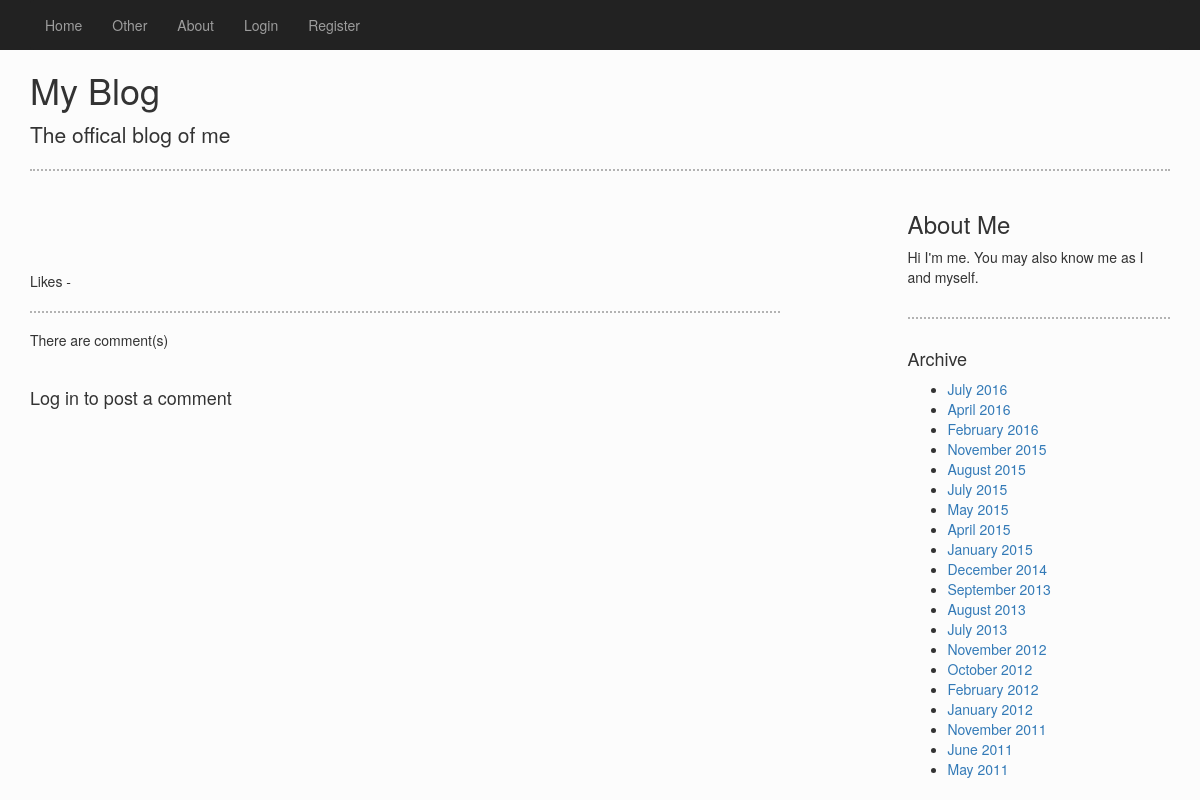
Page /blog/post/code-block-testing/ on the earlier database version.
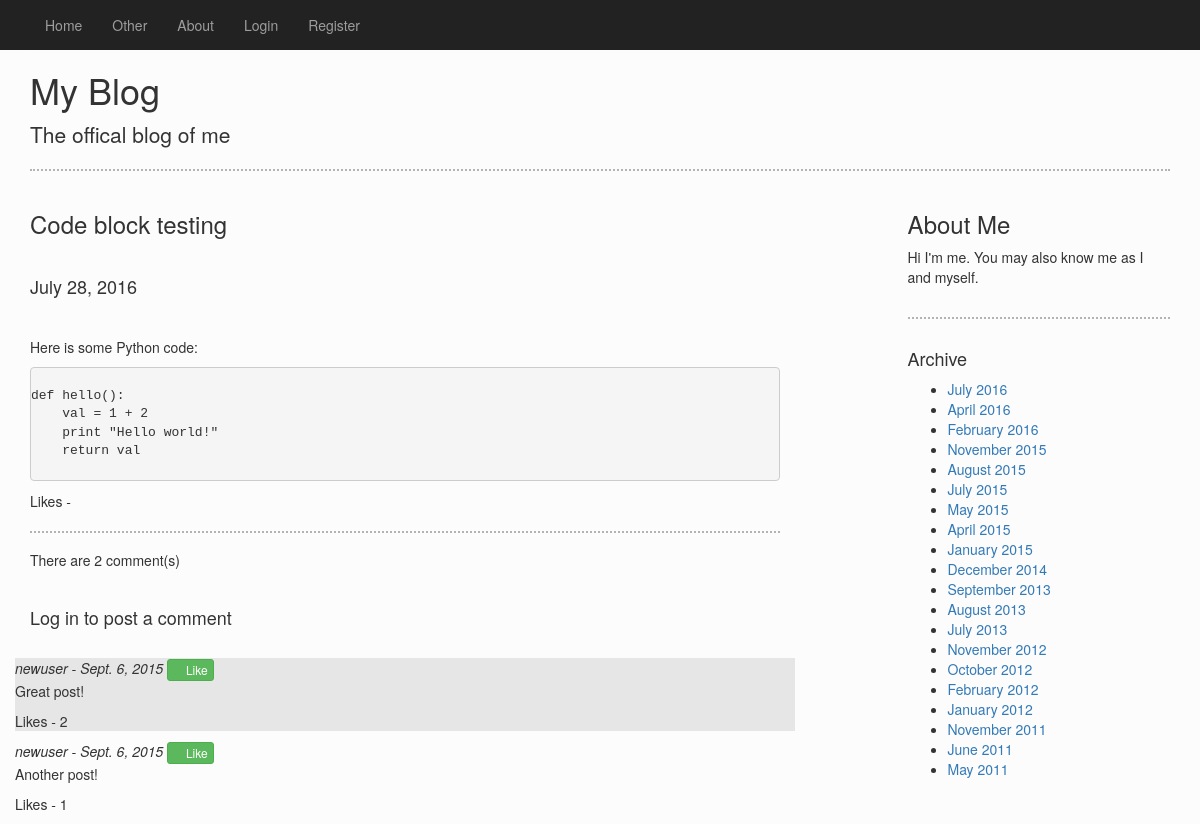
Same page on the later database version.
### blog/models.py (models this page shows, shortened)
class BlogPost(models.Model):
    title = models.CharField(max_length=128)
    author = models.CharField(max_length=64)
    pubDate = models.DateField()
    slug = models.SlugField(max_length=128)
    body = models.TextField()
    summary = models.TextField()

class Comment(models.Model):
    parent = models.ForeignKey(BlogPost)
    author = models.CharField(max_length=64)
    pubDate = models.DateField()
    body = models.TextField()
    likes = models.IntegerField(default=0)

### blog/views.py (the view)
# urls.py: url(r'^post/(?P<blog_post_slug>[\w\-]+)/$', views.blog_post, name='post'),
def blog_post(request, blog_post_slug):
    context_dict = {}
    try:
        post = BlogPost.objects.get(slug=blog_post_slug)
        comments = Comment.objects.filter(parent=post)
        context_dict['post'] = post
        context_dict['comments'] = comments
        context_dict['num_comments'] = len(comments)
    except BlogPost.DoesNotExist:
        pass
    return render(request, 'blog/post.html', context_dict)

### blog/templatetags/blog_extras.py (called while the page is built)
@register.inclusion_tag('blog/comment_template.html')
def generate_comments(comment, user):
    if user >= 0:
        isLiked = UserLikes.objects.get_or_create(user=user, comment=comment)[0]
    if user >= 0 and isLiked.liked:
        btn_classes = "btn btn-success btn-xs likebtn liked"
    else:
        btn_classes = "btn btn-success btn-xs likebtn"
    context_dict = {"classes": btn_classes, "comment": comment}
    return context_dict

@register.inclusion_tag('blog/archive_template.html')
def print_dates():
    dates = []
    archives = []
    posts = BlogPost.objects.all().order_by('-pubDate')
    for post in posts:
        date = post.pubDate.strftime("%B %Y")
        if date not in dates:
            dates.append(date)
            archives.append((date, slugify(date)))
    context_dict = {'archives': archives}
    return context_dict

### blog/templates/blog/post.html (shortened to what this page needs)
{% extends "blog/base.html" %}
{% load staticfiles %}
{% load blog_extras %}
{% if post %}
    {% block body_block %}
        <h3>{{ post.title }}</h3>
        <br/>
        <h4>{{ post.pubDate }}</h4>
        <br/>
        <p>{{ post.body|safe }}</p>
        <p>Likes - {{ post.likes }}</p>
        <hr/>
        <h5>There are <span id="num">{{ num_comments }}</span> comment(s)</h5>
        <br/>
        {% if user.is_authenticated %}
            <h4>Post a comment</h4>
            <form id="comment_form" method="" action="">
            {% csrf_token %}
            <textarea id="comment_area" name="comment_area" rows="5" cols="100"></textarea>
                <br/>
                <input type="submit" name="submit" value="Submit"/>
            </form>
        {% else %}
            <h4>Log in to post a comment</h4>
        {% endif %}
        <br/>
        {% if comments %}
            <div class="row" id="comments">
            {% for c in comments %}
                {% if user.is_authenticated %}
                    {% generate_comments c user %}
                {% else %}
                    {% generate_comments c -1 %}
                {% endif %}
            {% endfor %}
            </div>
        {% endif %}
    {% endblock %}
{% else %}
    <h1><strong>No blog post found by that name</strong></h1>
{% endif %}

### blog/templates/blog/comment_template.html
<div class="comment">
    <em>{{ comment.author }} - {{ comment.pubDate }}</em>
    <button id="{{ comment.pk }}" role="button" class="{{ classes }}" type="button">
    <span class="glyphicon glyphicon-thumbs-up"></span>
    Like
    </button>
    <br/>
    <p>{{ comment.body }}</p>
    <p>Likes - <span id="{{ comment.pk }}_likes">{{ comment.likes }}</span></p>
</div>

Differences in the rows shown:
now on this page (row edited): BlogPost: title "Code block testing", pubDate "July 28, 2016", body "Here is some Python code: def hello(): val = 1 + 2 print \"Hello world!\" return val"
now on this page (row edited): Comment: author "newuser", pubDate "Sept. 6, 2015", body "Great post!", likes "2"
now on this page (row unchanged): Comment: author "newuser", pubDate "Sept. 6, 2015", body "Another post!", likes "1"
Other differences:
{{ num_comments }}: (not shown) → "2"
